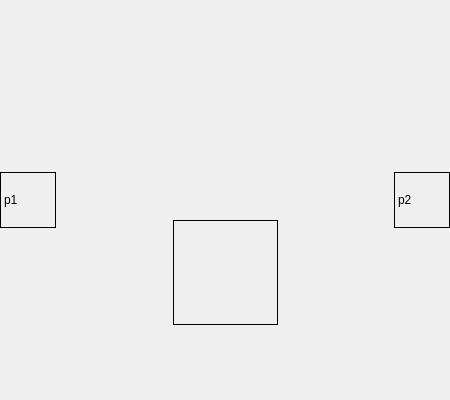
<?xml version="1.0" encoding="UTF-8"?>
<ui version="4.0">
 <class>PingBossFrame</class>
 <widget class="QFrame" name="PingBossFrame">
  <property name="geometry">
   <rect>
    <x>0</x>
    <y>0</y>
    <width>450</width>
    <height>400</height>
   </rect>
  </property>
  <property name="windowTitle">
   <string>Frame</string>
  </property>
  <widget class="QLabel" name="boss">
   <property name="geometry">
    <rect>
     <x>173</x>
     <y>220</y>
     <width>105</width>
     <height>105</height>
    </rect>
   </property>
   <property name="styleSheet">
    <string notr="true">image: url(:/images/pingboss/boss.png)</string>
   </property>
   <property name="frameShape">
    <enum>QFrame::Box</enum>
   </property>
   <property name="text">
    <string/>
   </property>
  </widget>
  <widget class="QLabel" name="p1">
   <property name="geometry">
    <rect>
     <x>0</x>
     <y>172</y>
     <width>56</width>
     <height>56</height>
    </rect>
   </property>
   <property name="styleSheet">
    <string notr="true">image: url(:/images/pingboss/p1.png);</string>
   </property>
   <property name="frameShape">
    <enum>QFrame::Box</enum>
   </property>
   <property name="text">
    <string>p1</string>
   </property>
  </widget>
  <widget class="QLabel" name="p2">
   <property name="geometry">
    <rect>
     <x>394</x>
     <y>172</y>
     <width>56</width>
     <height>56</height>
    </rect>
   </property>
   <property name="styleSheet">
    <string notr="true">image: url(:/images/pingboss/p2.png);</string>
   </property>
   <property name="frameShape">
    <enum>QFrame::Box</enum>
   </property>
   <property name="text">
    <string>p2</string>
   </property>
  </widget>
 </widget>
 <resources/>
 <connections/>
</ui>
